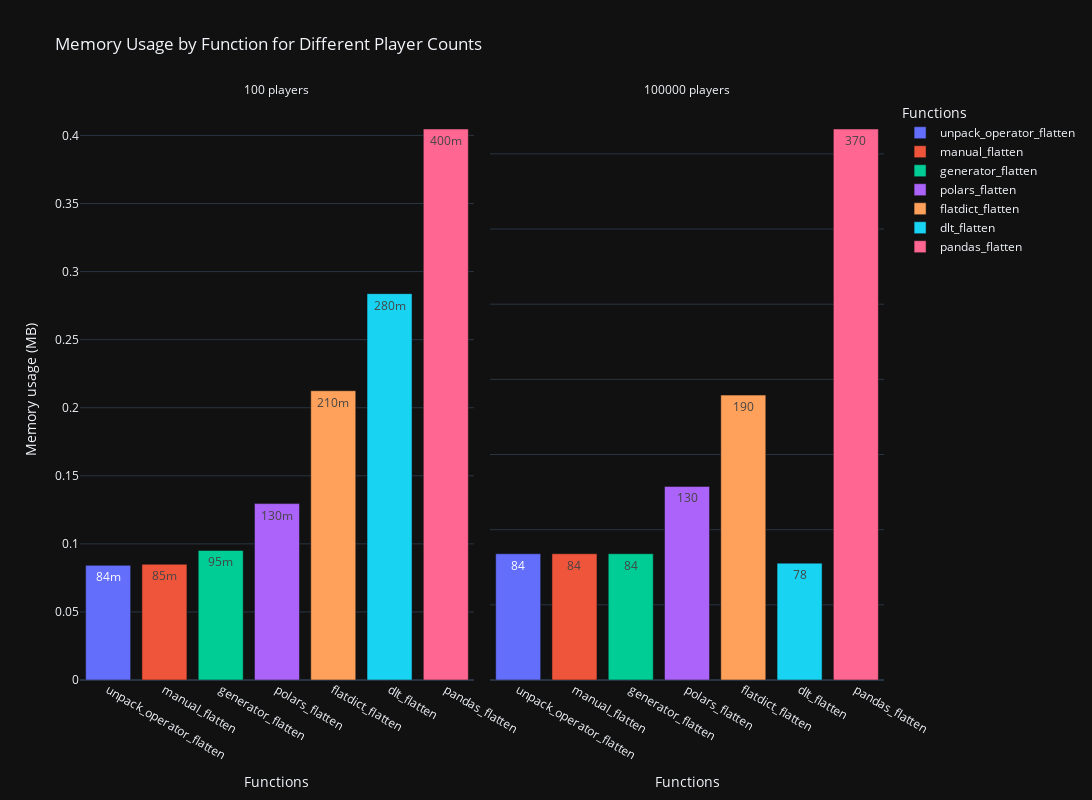

Write notebook code for a chart like this one.
### Code cell
# create a df with only 100 & 100k players columns
df_hundred = df.loc[df['num_players'].isin([100, 100_000])]

# Create a grouped bar chart
fig = px.bar(
    df_hundred.sort_values('memory_in_mb'),
    x='function',
    y='memory_in_mb',
    color='function',
    text_auto='.2s',
    facet_col='num_players',  # Create separate subplot for each player count
    facet_col_wrap=2,  # Number of subplots per row
    title='Memory Usage by Function for Different Player Counts',
    labels=labels,
    template=template,
    height=height,
    width=width,
   
)
# Update facet titles to show player count more clearly
fig.for_each_annotation(lambda a: a.update(text=f"{a.text.split('=')[1]} players"))

# Adjust y-axis ranges independently
for i, num_players in enumerate([100, 100_000]):
    fig.update_yaxes(matches=None)  # Disable y-axis matching

fig.show()

### Figure 1 — Plotly figure (JSON) as saved in the notebook; plotly's stock layout.template omitted (floating-point values rounded to 4 significant figures)
{"data": [{"hovertemplate": "Functions=%{x}<br>Number of players=100<br>Memory usage (MB)=%{y}<extra></extra>", "legendgroup": "unpack_operator_flatten", "marker": {"color": "#636efa", "pattern": {"shape": ""}}, "name": "unpack_operator_flatten", "orientation": "v", "showlegend": true, "textposition": "auto", "texttemplate": "%{y:.2s}", "type": "bar", "x": ["unpack_operator_flatten"], "xaxis": "x", "y": [0.0842], "yaxis": "y"}, {"hovertemplate": "Functions=%{x}<br>Number of players=100000<br>Memory usage (MB)=%{y}<extra></extra>", "legendgroup": "unpack_operator_flatten", "marker": {"color": "#636efa", "pattern": {"shape": ""}}, "name": "unpack_operator_flatten", "orientation": "v", "showlegend": false, "textposition": "auto", "texttemplate": "%{y:.2s}", "type": "bar", "x": ["unpack_operator_flatten"], "xaxis": "x2", "y": [84.0], "yaxis": "y2"}, {"hovertemplate": "Functions=%{x}<br>Number of players=100<br>Memory usage (MB)=%{y}<extra></extra>", "legendgroup": "manual_flatten", "marker": {"color": "#EF553B", "pattern": {"shape": ""}}, "name": "manual_flatten", "orientation": "v", "showlegend": true, "textposition": "auto", "texttemplate": "%{y:.2s}", "type": "bar", "x": ["manual_flatten"], "xaxis": "x", "y": [0.085], "yaxis": "y"}, {"hovertemplate": "Functions=%{x}<br>Number of players=100000<br>Memory usage (MB)=%{y}<extra></extra>", "legendgroup": "manual_flatten", "marker": {"color": "#EF553B", "pattern": {"shape": ""}}, "name": "manual_flatten", "orientation": "v", "showlegend": false, "textposition": "auto", "texttemplate": "%{y:.2s}", "type": "bar", "x": ["manual_flatten"], "xaxis": "x2", "y": [84.0], "yaxis": "y2"}, {"hovertemplate": "Functions=%{x}<br>Number of players=100<br>Memory usage (MB)=%{y}<extra></extra>", "legendgroup": "generator_flatten", "marker": {"color": "#00cc96", "pattern": {"shape": ""}}, "name": "generator_flatten", "orientation": "v", "showlegend": true, "textposition": "auto", "texttemplate": "%{y:.2s}", "type": "bar", "x": ["generator_flatten"], "xaxis": "x", "y": [0.09517], "yaxis": "y"}, {"hovertemplate": "Functions=%{x}<br>Number of players=100000<br>Memory usage (MB)=%{y}<extra></extra>", "legendgroup": "generator_flatten", "marker": {"color": "#00cc96", "pattern": {"shape": ""}}, "name": "generator_flatten", "orientation": "v", "showlegend": false, "textposition": "auto", "texttemplate": "%{y:.2s}", "type": "bar", "x": ["generator_flatten"], "xaxis": "x2", "y": [84.01], "yaxis": "y2"}, {"hovertemplate": "Functions=%{x}<br>Number of players=100<br>Memory usage (MB)=%{y}<extra></extra>", "legendgroup": "polars_flatten", "marker": {"color": "#ab63fa", "pattern": {"shape": ""}}, "name": "polars_flatten", "orientation": "v", "showlegend": true, "textposition": "auto", "texttemplate": "%{y:.2s}", "type": "bar", "x": ["polars_flatten"], "xaxis": "x", "y": [0.1296], "yaxis": "y"}, {"hovertemplate": "Functions=%{x}<br>Number of players=100000<br>Memory usage (MB)=%{y}<extra></extra>", "legendgroup": "polars_flatten", "marker": {"color": "#ab63fa", "pattern": {"shape": ""}}, "name": "polars_flatten", "orientation": "v", "showlegend": false, "textposition": "auto", "texttemplate": "%{y:.2s}", "type": "bar", "x": ["polars_flatten"], "xaxis": "x2", "y": [128.8], "yaxis": "y2"}, {"hovertemplate": "Functions=%{x}<br>Number of players=100<br>Memory usage (MB)=%{y}<extra></extra>", "legendgroup": "flatdict_flatten", "marker": {"color": "#FFA15A", "pattern": {"shape": ""}}, "name": "flatdict_flatten", "orientation": "v", "showlegend": true, "textposition": "auto", "texttemplate": "%{y:.2s}", "type": "bar", "x": ["flatdict_flatten"], "xaxis": "x", "y": [0.2125], "yaxis": "y"}, {"hovertemplate": "Functions=%{x}<br>Number of players=100000<br>Memory usage (MB)=%{y}<extra></extra>", "legendgroup": "flatdict_flatten", "marker": {"color": "#FFA15A", "pattern": {"shape": ""}}, "name": "flatdict_flatten", "orientation": "v", "showlegend": false, "textposition": "auto", "texttemplate": "%{y:.2s}", "type": "bar", "x": ["flatdict_flatten"], "xaxis": "x2", "y": [189.5], "yaxis": "y2"}, {"hovertemplate": "Functions=%{x}<br>Number of players=100<br>Memory usage (MB)=%{y}<extra></extra>", "legendgroup": "dlt_flatten", "marker": {"color": "#19d3f3", "pattern": {"shape": ""}}, "name": "dlt_flatten", "orientation": "v", "showlegend": true, "textposition": "auto", "texttemplate": "%{y:.2s}", "type": "bar", "x": ["dlt_flatten"], "xaxis": "x", "y": [0.2838], "yaxis": "y"}, {"hovertemplate": "Functions=%{x}<br>Number of players=100000<br>Memory usage (MB)=%{y}<extra></extra>", "legendgroup": "dlt_flatten", "marker": {"color": "#19d3f3", "pattern": {"shape": ""}}, "name": "dlt_flatten", "orientation": "v", "showlegend": false, "textposition": "auto", "texttemplate": "%{y:.2s}", "type": "bar", "x": ["dlt_flatten"], "xaxis": "x2", "y": [77.73], "yaxis": "y2"}, {"hovertemplate": "Functions=%{x}<br>Number of players=100<br>Memory usage (MB)=%{y}<extra></extra>", "legendgroup": "pandas_flatten", "marker": {"color": "#FF6692", "pattern": {"shape": ""}}, "name": "pandas_flatten", "orientation": "v", "showlegend": true, "textposition": "auto", "texttemplate": "%{y:.2s}", "type": "bar", "x": ["pandas_flatten"], "xaxis": "x", "y": [0.4047], "yaxis": "y"}, {"hovertemplate": "Functions=%{x}<br>Number of players=100000<br>Memory usage (MB)=%{y}<extra></extra>", "legendgroup": "pandas_flatten", "marker": {"color": "#FF6692", "pattern": {"shape": ""}}, "name": "pandas_flatten", "orientation": "v", "showlegend": false, "textposition": "auto", "texttemplate": "%{y:.2s}", "type": "bar", "x": ["pandas_flatten"], "xaxis": "x2", "y": [366.5], "yaxis": "y2"}], "layout": {"annotations": [{"font": {}, "showarrow": false, "text": "100 players", "x": 0.245, "xanchor": "center", "xref": "paper", "y": 1, "yanchor": "bottom", "yref": "paper"}, {"font": {}, "showarrow": false, "text": "100000 players", "x": 0.755, "xanchor": "center", "xref": "paper", "y": 1, "yanchor": "bottom", "yref": "paper"}], "barmode": "relative", "height": 800, "legend": {"title": {"text": "Functions"}, "tracegroupgap": 0}, "title": {"text": "Memory Usage by Function for Different Player Counts"}, "width": 1200, "xaxis": {"anchor": "y", "categoryarray": ["unpack_operator_flatten", "manual_flatten", "generator_flatten", "polars_flatten", "flatdict_flatten", "dlt_flatten", "pandas_flatten"], "categoryorder": "array", "domain": [0, 0.49], "title": {"text": "Functions"}}, "xaxis2": {"anchor": "y2", "categoryarray": ["unpack_operator_flatten", "manual_flatten", "generator_flatten", "polars_flatten", "flatdict_flatten", "dlt_flatten", "pandas_flatten"], "categoryorder": "array", "domain": [0.51, 1], "matches": "x", "title": {"text": "Functions"}}, "yaxis": {"anchor": "x", "domain": [0, 1], "title": {"text": "Memory usage (MB)"}}, "yaxis2": {"anchor": "x2", "domain": [0, 1], "showticklabels": false}}}
